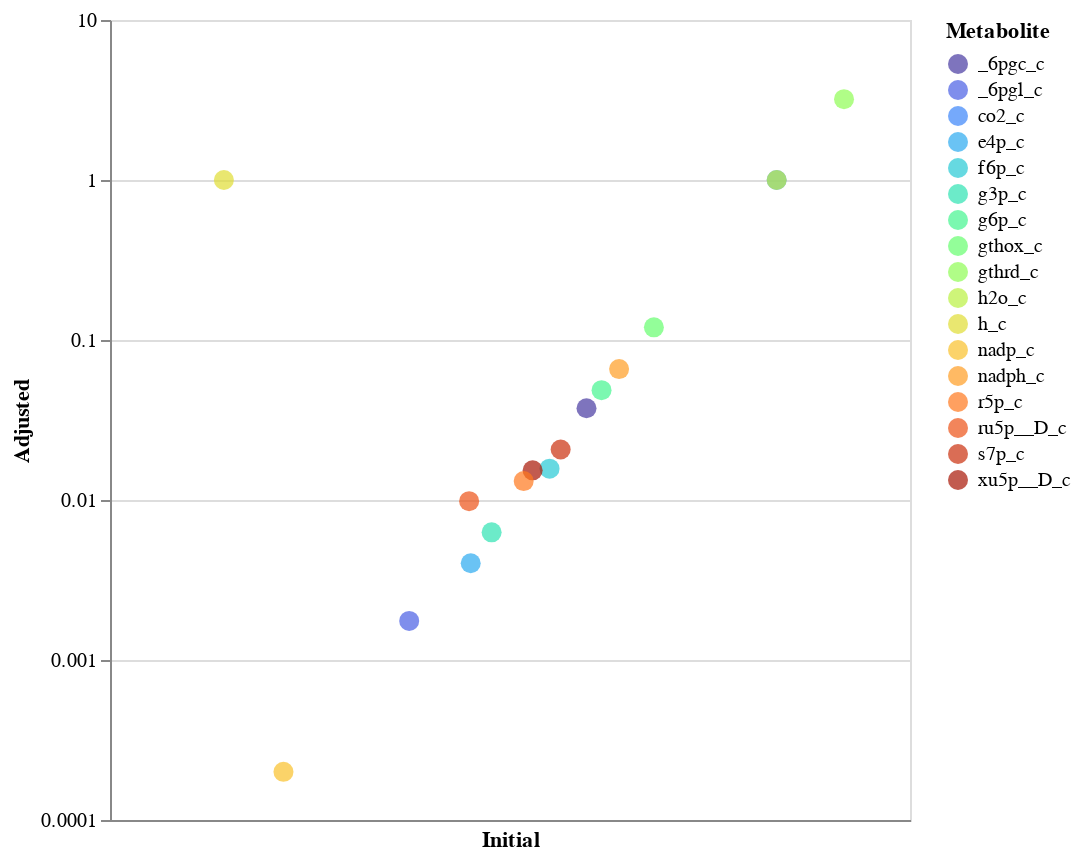

Notebook cell for this chart:
### Code cell
conc_fig_comp = alt.Chart(conc_fig_df).mark_circle(size= 100).encode(
    alt.X("Initial", axis=alt.Axis( tickCount=0), scale=alt.Scale(type='log')),
    alt.Y('Adjusted',axis=alt.Axis( tickCount=5), 
    scale=alt.Scale(type='log')), 

    alt.Color('Metabolite', scale=alt.Scale(scheme='turbo')), 
    tooltip=['Metabolite', "Initial", "Adjusted"]
).properties(
    width=400,
    height=400).interactive()
conc_fig_comp

### Figure 1 — Vega-Lite specification as saved in the notebook (floating-point values rounded to 4 significant figures)
{"config": {"view": {"continuousWidth": 400, "continuousHeight": 300}}, "data": {"name": "data-0f19b9e129a6777bf3eae632fc200a39"}, "mark": {"type": "circle", "size": 100}, "encoding": {"color": {"field": "Metabolite", "scale": {"scheme": "turbo"}, "type": "nominal"}, "tooltip": [{"field": "Metabolite", "type": "nominal"}, {"field": "Initial", "type": "quantitative"}, {"field": "Adjusted", "type": "quantitative"}], "x": {"axis": {"tickCount": 0}, "field": "Initial", "scale": {"type": "log"}, "type": "quantitative"}, "y": {"axis": {"tickCount": 5}, "field": "Adjusted", "scale": {"type": "log"}, "type": "quantitative"}}, "height": 400, "selection": {"selector002": {"type": "interval", "bind": "scales", "encodings": ["x", "y"]}}, "width": 400, "$schema": "https://vega.github.io/schema/vega-lite/v4.17.0.json", "datasets": {"data-0f19b9e129a6777bf3eae632fc200a39": [{"Initial": 0.0198, "Adjusted": 0.0157, "Metabolite": "f6p_c"}, {"Initial": 0.0486, "Adjusted": 0.0486, "Metabolite": "g6p_c"}, {"Initial": 0.00728, "Adjusted": 0.006276, "Metabolite": "g3p_c"}, {"Initial": 0.001754, "Adjusted": 0.001754, "Metabolite": "_6pgl_c"}, {"Initial": 0.03748, "Adjusted": 0.03748, "Metabolite": "_6pgc_c"}, {"Initial": 0.004937, "Adjusted": 0.009835, "Metabolite": "ru5p__D_c"}, {"Initial": 0.01478, "Adjusted": 0.01532, "Metabolite": "xu5p__D_c"}, {"Initial": 0.01267, "Adjusted": 0.01313, "Metabolite": "r5p_c"}, {"Initial": 0.02399, "Adjusted": 0.02068, "Metabolite": "s7p_c"}, {"Initial": 0.005075, "Adjusted": 0.004025, "Metabolite": "e4p_c"}, {"Initial": 0.0002, "Adjusted": 0.0002, "Metabolite": "nadp_c"}, {"Initial": 0.0658, "Adjusted": 0.0658, "Metabolite": "nadph_c"}, {"Initial": 3.2, "Adjusted": 3.2, "Metabolite": "gthrd_c"}, {"Initial": 0.12, "Adjusted": 0.12, "Metabolite": "gthox_c"}, {"Initial": 1.0, "Adjusted": 1.0, "Metabolite": "co2_c"}, {"Initial": 7.15e-05, "Adjusted": 1.0, "Metabolite": "h_c"}, {"Initial": 1.0, "Adjusted": 1.0, "Metabolite": "h2o_c"}]}}
